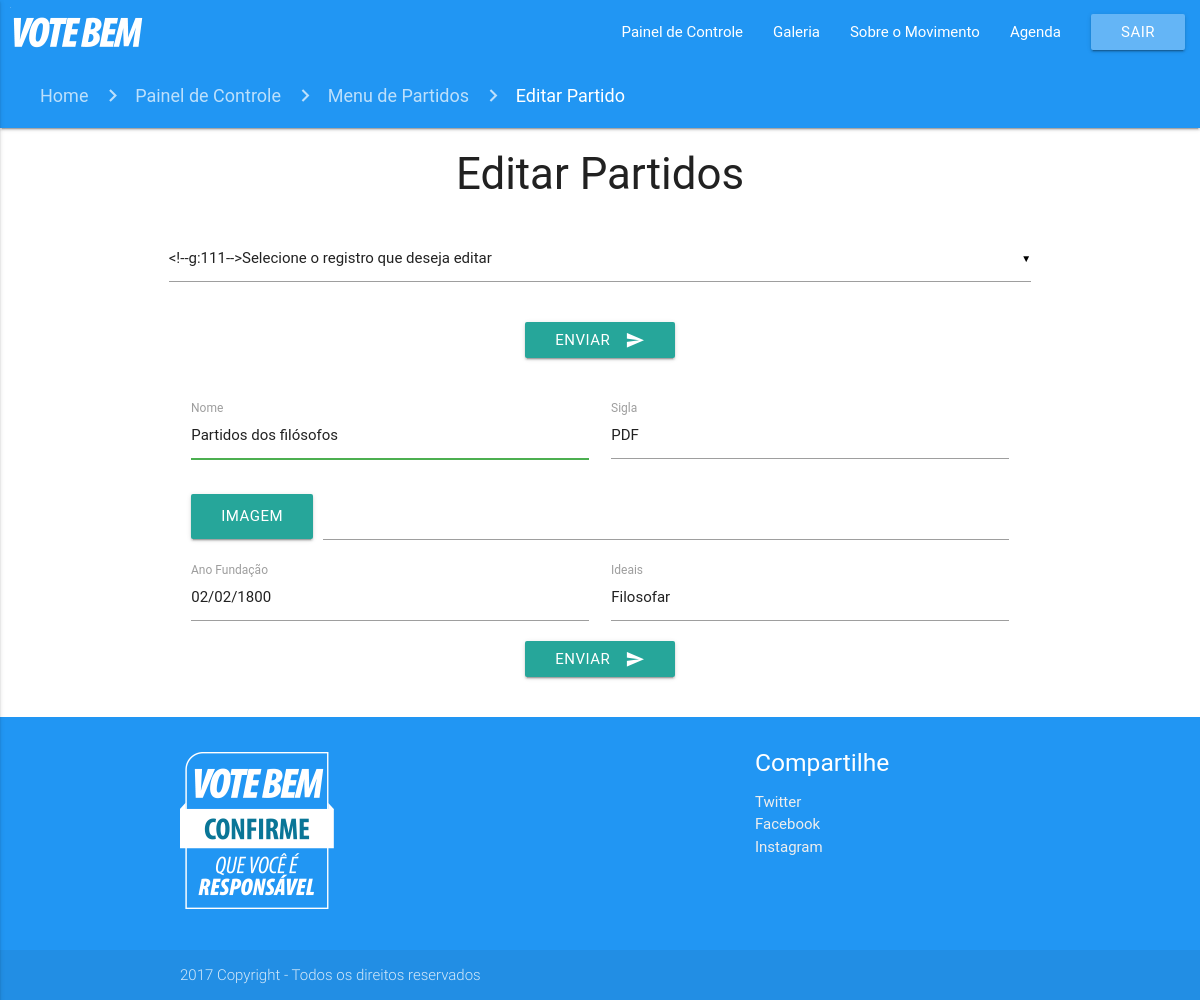
/PagsControle/editar_partidos.php?id=7 (signed in), run on the app's committed database.
### tables this page shows
CREATE TABLE `tb_partidos` (
  `id_partido` int(6) NOT NULL,
  `nome` varchar(50) NOT NULL,
  `imagem` varchar(100) NOT NULL,
  `sigla` varchar(6) NOT NULL,
  `ano_fundacao` varchar(15) NOT NULL,
  `ideais` varchar(60) NOT NULL
);

### PagsControle/editar_partidos.php (the view, shortened to what this page needs)
<?php
		@$id   = $_GET['id'];
		include "../PaginasProcessamento/conexao.php";
		$sql = "SELECT * FROM tb_partidos WHERE id_partido= $id";
		$votebem = $banco -> prepare($sql);
		$votebem -> execute();
		foreach($votebem as $partido){
			$imgbdold = $partido['imagem'];
		}
	?>
<!DOCTYPE html>
<html lang="pt-br">
	<head>
		<link type="text/css" rel="stylesheet" href="../css/materialize.min.css" media="screen,projection" />
		<link rel="stylesheet" href="../css/estilo.css">
	</head>
	<body>
		<main>
			<?php include "../PaginasProcessamento/nav2.php"; ?>
			<nav>
				<div class="nav-wrapper blue espacamento-lateral">
					<div class="col s12">
						<a href="../index.php" class="breadcrumb">Home</a>
						<a href="painel.php" class="breadcrumb">Painel de Controle</a>
						<a href="menu_partidos.php" class="breadcrumb">Menu de Partidos</a>
						<a href="editar_partidos.php" class="breadcrumb">Editar Partido</a>
					</div>
				</div>
			</nav>
			<div class="container">
				<div class="row">
					<div class="col s12 m12 l12">
					  <h3 class="center">Editar Partidos</h3>
					</div>
				</div>
				<div class="row">
                    <form method="GET" action="" class="col s12">
                        <div class="row">
						</div>
						<div class="row">
							<div class="col s12 center">
								<button class="btn waves-effect waves-light" type="submit" name="enviar" >Enviar
									<i class="material-icons right">send</i>
								</button>
							</div>
						</div>
					</form>
				</div>
				<div class='row'>
					<form method='POST' action='' class='col s12' enctype="multipart/form-data">
							<div class='input-field col s12 m6'>
								<input id='nome' value='<?php if(isset($partido)){echo $partido['nome'];}?>' autofocus required name='nome' type='text' class='validate'>
								<label for='first_name'>Nome</label>
							</div>
							<div class='input-field col s12 m6'>
								<input id='sigla' value='<?php if(isset($partido)){echo $partido['sigla'];}?>' required name='sigla' type='text' class='validate'>
								<label for='first_name'>Sigla</label>
							</div>
							<div class="file-field input-field col s12">
                          <div class="btn">
                            <span>Imagem</span>
                          </div>
                          <div class="file-path-wrapper">
                            <input class="file-path validate" type="text">
                          </div>
                        </div>
						<div class='input-field col s12 m6'>
							<input id='ano_fundacao' required value='<?php if(isset($partido)){echo $partido['ano_fundacao'];}?>' type='text' name='ano_fundacao' class='validate' data-mask='00/00/0000' max-length=8 required>
							<label for='ano_fundacao'>Ano Fundação</label>
						</div>
						<div class='input-field col s12 m6'>
							<input id='ideais' required type='text' name='ideais' value='<?php if(isset($partido)){echo $partido['ideais'];}?>' class='materialize-textarea validate'>
							<label for='ideais'>Ideais</label>
						</div>
						<div class='row'>
							<div class='col s12 center'>
								<button class='btn waves-effect waves-light' type='submit' name='enviar' >Enviar
									<i class='material-icons right'>send</i>
								</button>
							</div>
						</div>
					</form>
				</div>
			</div>
		</main>
		<footer class="page-footer blue">
			<div class="container">
				<div class="row">
					<div class="col l6 s12">
						<p><a href="index.php"></a><img src="../imgs/footer-logo.png" alt="Logo do Vote bem"></p>
					</div>
					<div class="col l4 offset-l2 s12">
						<h5 class="white-text">Compartilhe</h5>
						<ul>
							<li><a class="grey-text text-lighten-3" href="#!">Twitter</a></li>
							<li><a class="grey-text text-lighten-3" href="#!">Facebook</a></li>
							<li><a class="grey-text text-lighten-3" href="#!">Instagram</a></li>
						</ul>
					</div>
				</div>
			</div>
			<div class="footer-copyright">
				<div class="container">
					2017 Copyright - Todos os direitos reservados
				</div>
			</div>
		</footer>
	</body>
</html>

### css/estilo.css (style rules this page uses)
html,body { height: 100%; }
body { display: flex; min-height: 100vh; flex-direction: column; }
main { flex: 1 0 auto; }
.espacamento-lateral { padding-left: 40px; }

### data on the page
tb_partidos: nome "Partidos dos filósofos", sigla "PDF", ano_fundacao "02/02/1800", ideais "Filosofar"
